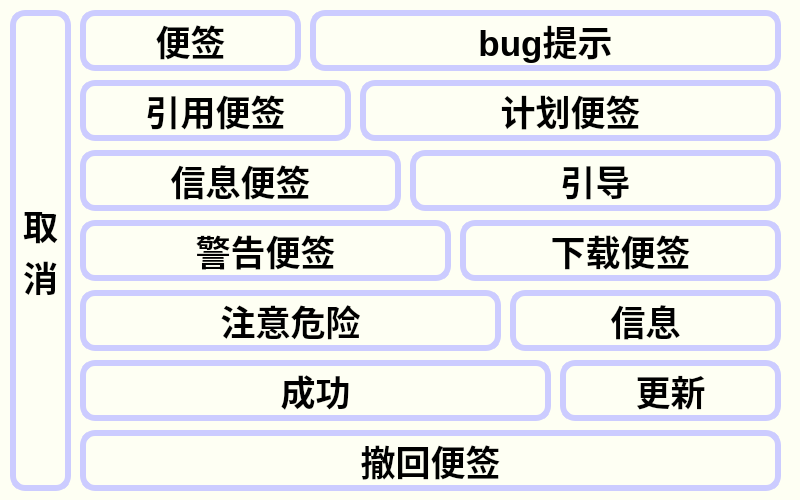
<?xml version="1.0" encoding="UTF-8"?>
<ui version="4.0">
 <class>note_block_w</class>
 <widget class="QWidget" name="note_block_w">
  <property name="geometry">
   <rect>
    <x>0</x>
    <y>0</y>
    <width>800</width>
    <height>500</height>
   </rect>
  </property>
  <property name="palette">
   <palette>
    <active>
     <colorrole role="Base">
      <brush brushstyle="SolidPattern">
       <color alpha="255">
        <red>255</red>
        <green>255</green>
        <blue>255</blue>
       </color>
      </brush>
     </colorrole>
     <colorrole role="Window">
      <brush brushstyle="SolidPattern">
       <color alpha="255">
        <red>254</red>
        <green>255</green>
        <blue>243</blue>
       </color>
      </brush>
     </colorrole>
    </active>
    <inactive>
     <colorrole role="Base">
      <brush brushstyle="SolidPattern">
       <color alpha="255">
        <red>255</red>
        <green>255</green>
        <blue>255</blue>
       </color>
      </brush>
     </colorrole>
     <colorrole role="Window">
      <brush brushstyle="SolidPattern">
       <color alpha="255">
        <red>254</red>
        <green>255</green>
        <blue>243</blue>
       </color>
      </brush>
     </colorrole>
    </inactive>
    <disabled>
     <colorrole role="Base">
      <brush brushstyle="SolidPattern">
       <color alpha="255">
        <red>254</red>
        <green>255</green>
        <blue>243</blue>
       </color>
      </brush>
     </colorrole>
     <colorrole role="Window">
      <brush brushstyle="SolidPattern">
       <color alpha="255">
        <red>254</red>
        <green>255</green>
        <blue>243</blue>
       </color>
      </brush>
     </colorrole>
    </disabled>
   </palette>
  </property>
  <property name="windowTitle">
   <string>Form</string>
  </property>
  <widget class="QPushButton" name="cancel_btn">
   <property name="geometry">
    <rect>
     <x>10</x>
     <y>10</y>
     <width>61</width>
     <height>481</height>
    </rect>
   </property>
   <property name="font">
    <font>
     <pointsize>-1</pointsize>
     <weight>75</weight>
     <bold>true</bold>
    </font>
   </property>
   <property name="cursor">
    <cursorShape>PointingHandCursor</cursorShape>
   </property>
   <property name="whatsThis">
    <string/>
   </property>
   <property name="layoutDirection">
    <enum>Qt::LeftToRight</enum>
   </property>
   <property name="styleSheet">
    <string notr="true">#cancel_btn
{
	font-weight:bold;
    border-radius: 15px;
    font-size: 35px;
    color: black;
	border:6px solid #CCCCFF;
}

#cancel_btn:hover {
    font-size: 45px;
    color: #CCCCFF;
}

#cancel_btn:pressed {
	color:black;
    background:#CCCCFF; /* 按下颜色 */
	border:6px solid black;
}</string>
   </property>
   <property name="text">
    <string>取
消</string>
   </property>
  </widget>
  <widget class="QPushButton" name="note_1">
   <property name="geometry">
    <rect>
     <x>80</x>
     <y>10</y>
     <width>221</width>
     <height>61</height>
    </rect>
   </property>
   <property name="font">
    <font>
     <pointsize>-1</pointsize>
     <weight>75</weight>
     <bold>true</bold>
    </font>
   </property>
   <property name="cursor">
    <cursorShape>PointingHandCursor</cursorShape>
   </property>
   <property name="whatsThis">
    <string/>
   </property>
   <property name="layoutDirection">
    <enum>Qt::LeftToRight</enum>
   </property>
   <property name="styleSheet">
    <string notr="true">#note_1
{
	font-weight:bold;
    border-radius: 15px;
    font-size: 35px;
    color: black;
	border:6px solid #CCCCFF;
}

#note_1:hover {
    font-size: 45px;
    color: #CCCCFF;
}

#note_1:pressed {
	color:black;
    background:#CCCCFF; /* 按下颜色 */
	border:6px solid black;
}</string>
   </property>
   <property name="text">
    <string>便签</string>
   </property>
  </widget>
  <widget class="QPushButton" name="note_2">
   <property name="geometry">
    <rect>
     <x>80</x>
     <y>80</y>
     <width>271</width>
     <height>61</height>
    </rect>
   </property>
   <property name="font">
    <font>
     <pointsize>-1</pointsize>
     <weight>75</weight>
     <bold>true</bold>
    </font>
   </property>
   <property name="cursor">
    <cursorShape>PointingHandCursor</cursorShape>
   </property>
   <property name="whatsThis">
    <string/>
   </property>
   <property name="layoutDirection">
    <enum>Qt::LeftToRight</enum>
   </property>
   <property name="styleSheet">
    <string notr="true">#note_2
{
	font-weight:bold;
    border-radius: 15px;
    font-size: 35px;
    color: black;
	border:6px solid #CCCCFF;
}

#note_2:hover {
    font-size: 45px;
    color: #CCCCFF;
}

#note_2:pressed {
	color:black;
    background:#CCCCFF; /* 按下颜色 */
	border:6px solid black;
}</string>
   </property>
   <property name="text">
    <string>引用便签</string>
   </property>
  </widget>
  <widget class="QPushButton" name="note_3">
   <property name="geometry">
    <rect>
     <x>80</x>
     <y>150</y>
     <width>321</width>
     <height>61</height>
    </rect>
   </property>
   <property name="font">
    <font>
     <pointsize>-1</pointsize>
     <weight>75</weight>
     <bold>true</bold>
    </font>
   </property>
   <property name="cursor">
    <cursorShape>PointingHandCursor</cursorShape>
   </property>
   <property name="whatsThis">
    <string/>
   </property>
   <property name="layoutDirection">
    <enum>Qt::LeftToRight</enum>
   </property>
   <property name="styleSheet">
    <string notr="true">#note_3
{
	font-weight:bold;
    border-radius: 15px;
    font-size: 35px;
    color: black;
	border:6px solid #CCCCFF;
}

#note_3:hover {
    font-size: 45px;
    color: #CCCCFF;
}

#note_3:pressed {
	color:black;
    background:#CCCCFF; /* 按下颜色 */
	border:6px solid black;
}</string>
   </property>
   <property name="text">
    <string>信息便签</string>
   </property>
  </widget>
  <widget class="QPushButton" name="note_4">
   <property name="geometry">
    <rect>
     <x>80</x>
     <y>220</y>
     <width>371</width>
     <height>61</height>
    </rect>
   </property>
   <property name="font">
    <font>
     <pointsize>-1</pointsize>
     <weight>75</weight>
     <bold>true</bold>
    </font>
   </property>
   <property name="cursor">
    <cursorShape>PointingHandCursor</cursorShape>
   </property>
   <property name="whatsThis">
    <string/>
   </property>
   <property name="layoutDirection">
    <enum>Qt::LeftToRight</enum>
   </property>
   <property name="styleSheet">
    <string notr="true">#note_4
{
	font-weight:bold;
    border-radius: 15px;
    font-size: 35px;
    color: black;
	border:6px solid #CCCCFF;
}

#note_4:hover {
    font-size: 45px;
    color: #CCCCFF;
}

#note_4:pressed {
	color:black;
    background:#CCCCFF; /* 按下颜色 */
	border:6px solid black;
}</string>
   </property>
   <property name="text">
    <string>警告便签</string>
   </property>
  </widget>
  <widget class="QPushButton" name="note_5">
   <property name="geometry">
    <rect>
     <x>80</x>
     <y>290</y>
     <width>421</width>
     <height>61</height>
    </rect>
   </property>
   <property name="font">
    <font>
     <pointsize>-1</pointsize>
     <weight>75</weight>
     <bold>true</bold>
    </font>
   </property>
   <property name="cursor">
    <cursorShape>PointingHandCursor</cursorShape>
   </property>
   <property name="whatsThis">
    <string/>
   </property>
   <property name="layoutDirection">
    <enum>Qt::LeftToRight</enum>
   </property>
   <property name="styleSheet">
    <string notr="true">#note_5
{
	font-weight:bold;
    border-radius: 15px;
    font-size: 35px;
    color: black;
	border:6px solid #CCCCFF;
}

#note_5:hover {
    font-size: 45px;
    color: #CCCCFF;
}

#note_5:pressed {
	color:black;
    background:#CCCCFF; /* 按下颜色 */
	border:6px solid black;
}</string>
   </property>
   <property name="text">
    <string>注意危险</string>
   </property>
  </widget>
  <widget class="QPushButton" name="note_6">
   <property name="geometry">
    <rect>
     <x>80</x>
     <y>360</y>
     <width>471</width>
     <height>61</height>
    </rect>
   </property>
   <property name="font">
    <font>
     <pointsize>-1</pointsize>
     <weight>75</weight>
     <bold>true</bold>
    </font>
   </property>
   <property name="cursor">
    <cursorShape>PointingHandCursor</cursorShape>
   </property>
   <property name="whatsThis">
    <string/>
   </property>
   <property name="layoutDirection">
    <enum>Qt::LeftToRight</enum>
   </property>
   <property name="styleSheet">
    <string notr="true">#note_6
{
	font-weight:bold;
    border-radius: 15px;
    font-size: 35px;
    color: black;
	border:6px solid #CCCCFF;
}

#note_6:hover {
    font-size: 45px;
    color: #CCCCFF;
}

#note_6:pressed {
	color:black;
    background:#CCCCFF; /* 按下颜色 */
	border:6px solid black;
}</string>
   </property>
   <property name="text">
    <string>成功</string>
   </property>
  </widget>
  <widget class="QPushButton" name="note_7">
   <property name="geometry">
    <rect>
     <x>310</x>
     <y>10</y>
     <width>471</width>
     <height>61</height>
    </rect>
   </property>
   <property name="font">
    <font>
     <pointsize>-1</pointsize>
     <weight>75</weight>
     <bold>true</bold>
    </font>
   </property>
   <property name="cursor">
    <cursorShape>PointingHandCursor</cursorShape>
   </property>
   <property name="whatsThis">
    <string/>
   </property>
   <property name="layoutDirection">
    <enum>Qt::LeftToRight</enum>
   </property>
   <property name="styleSheet">
    <string notr="true">#note_7
{
	font-weight:bold;
    border-radius: 15px;
    font-size: 35px;
    color: black;
	border:6px solid #CCCCFF;
}

#note_7:hover {
    font-size: 45px;
    color: #CCCCFF;
}

#note_7:pressed {
	color:black;
    background:#CCCCFF; /* 按下颜色 */
	border:6px solid black;
}</string>
   </property>
   <property name="text">
    <string>bug提示</string>
   </property>
  </widget>
  <widget class="QPushButton" name="note_8">
   <property name="geometry">
    <rect>
     <x>360</x>
     <y>80</y>
     <width>421</width>
     <height>61</height>
    </rect>
   </property>
   <property name="font">
    <font>
     <pointsize>-1</pointsize>
     <weight>75</weight>
     <bold>true</bold>
    </font>
   </property>
   <property name="cursor">
    <cursorShape>PointingHandCursor</cursorShape>
   </property>
   <property name="whatsThis">
    <string/>
   </property>
   <property name="layoutDirection">
    <enum>Qt::LeftToRight</enum>
   </property>
   <property name="styleSheet">
    <string notr="true">#note_8
{
	font-weight:bold;
    border-radius: 15px;
    font-size: 35px;
    color: black;
	border:6px solid #CCCCFF;
}

#note_8:hover {
    font-size: 45px;
    color: #CCCCFF;
}

#note_8:pressed {
	color:black;
    background:#CCCCFF; /* 按下颜色 */
	border:6px solid black;
}</string>
   </property>
   <property name="text">
    <string>计划便签</string>
   </property>
  </widget>
  <widget class="QPushButton" name="note_9">
   <property name="geometry">
    <rect>
     <x>410</x>
     <y>150</y>
     <width>371</width>
     <height>61</height>
    </rect>
   </property>
   <property name="font">
    <font>
     <pointsize>-1</pointsize>
     <weight>75</weight>
     <bold>true</bold>
    </font>
   </property>
   <property name="cursor">
    <cursorShape>PointingHandCursor</cursorShape>
   </property>
   <property name="whatsThis">
    <string/>
   </property>
   <property name="layoutDirection">
    <enum>Qt::LeftToRight</enum>
   </property>
   <property name="styleSheet">
    <string notr="true">#note_9
{
	font-weight:bold;
    border-radius: 15px;
    font-size: 35px;
    color: black;
	border:6px solid #CCCCFF;
}

#note_9:hover {
    font-size: 45px;
    color: #CCCCFF;
}

#note_9:pressed {
	color:black;
    background:#CCCCFF; /* 按下颜色 */
	border:6px solid black;
}</string>
   </property>
   <property name="text">
    <string>引导</string>
   </property>
  </widget>
  <widget class="QPushButton" name="note_10">
   <property name="geometry">
    <rect>
     <x>460</x>
     <y>220</y>
     <width>321</width>
     <height>61</height>
    </rect>
   </property>
   <property name="font">
    <font>
     <pointsize>-1</pointsize>
     <weight>75</weight>
     <bold>true</bold>
    </font>
   </property>
   <property name="cursor">
    <cursorShape>PointingHandCursor</cursorShape>
   </property>
   <property name="whatsThis">
    <string/>
   </property>
   <property name="layoutDirection">
    <enum>Qt::LeftToRight</enum>
   </property>
   <property name="styleSheet">
    <string notr="true">#note_10
{
	font-weight:bold;
    border-radius: 15px;
    font-size: 35px;
    color: black;
	border:6px solid #CCCCFF;
}

#note_10:hover {
    font-size: 45px;
    color: #CCCCFF;
}

#note_10:pressed {
	color:black;
    background:#CCCCFF; /* 按下颜色 */
	border:6px solid black;
}</string>
   </property>
   <property name="text">
    <string>下载便签</string>
   </property>
  </widget>
  <widget class="QPushButton" name="note_11">
   <property name="geometry">
    <rect>
     <x>510</x>
     <y>290</y>
     <width>271</width>
     <height>61</height>
    </rect>
   </property>
   <property name="font">
    <font>
     <pointsize>-1</pointsize>
     <weight>75</weight>
     <bold>true</bold>
    </font>
   </property>
   <property name="cursor">
    <cursorShape>PointingHandCursor</cursorShape>
   </property>
   <property name="whatsThis">
    <string/>
   </property>
   <property name="layoutDirection">
    <enum>Qt::LeftToRight</enum>
   </property>
   <property name="styleSheet">
    <string notr="true">#note_11
{
	font-weight:bold;
    border-radius: 15px;
    font-size: 35px;
    color: black;
	border:6px solid #CCCCFF;
}

#note_11:hover {
    font-size: 45px;
    color: #CCCCFF;
}

#note_11:pressed {
	color:black;
    background:#CCCCFF; /* 按下颜色 */
	border:6px solid black;
}</string>
   </property>
   <property name="text">
    <string>信息</string>
   </property>
  </widget>
  <widget class="QPushButton" name="note_12">
   <property name="geometry">
    <rect>
     <x>560</x>
     <y>360</y>
     <width>221</width>
     <height>61</height>
    </rect>
   </property>
   <property name="font">
    <font>
     <pointsize>-1</pointsize>
     <weight>75</weight>
     <bold>true</bold>
    </font>
   </property>
   <property name="cursor">
    <cursorShape>PointingHandCursor</cursorShape>
   </property>
   <property name="whatsThis">
    <string/>
   </property>
   <property name="layoutDirection">
    <enum>Qt::LeftToRight</enum>
   </property>
   <property name="styleSheet">
    <string notr="true">#note_12
{
	font-weight:bold;
    border-radius: 15px;
    font-size: 35px;
    color: black;
	border:6px solid #CCCCFF;
}

#note_12:hover {
    font-size: 45px;
    color: #CCCCFF;
}

#note_12:pressed {
	color:black;
    background:#CCCCFF; /* 按下颜色 */
	border:6px solid black;
}</string>
   </property>
   <property name="text">
    <string>更新</string>
   </property>
  </widget>
  <widget class="QPushButton" name="note_13">
   <property name="geometry">
    <rect>
     <x>80</x>
     <y>430</y>
     <width>701</width>
     <height>61</height>
    </rect>
   </property>
   <property name="font">
    <font>
     <pointsize>-1</pointsize>
     <weight>75</weight>
     <bold>true</bold>
    </font>
   </property>
   <property name="cursor">
    <cursorShape>PointingHandCursor</cursorShape>
   </property>
   <property name="whatsThis">
    <string/>
   </property>
   <property name="layoutDirection">
    <enum>Qt::LeftToRight</enum>
   </property>
   <property name="styleSheet">
    <string notr="true">#note_13
{
	font-weight:bold;
    border-radius: 15px;
    font-size: 35px;
    color: black;
	border:6px solid #CCCCFF;
}

#note_13:hover {
    font-size: 45px;
    color: #CCCCFF;
}

#note_13:pressed {
	color:black;
    background:#CCCCFF; /* 按下颜色 */
	border:6px solid black;
}</string>
   </property>
   <property name="text">
    <string>撤回便签</string>
   </property>
  </widget>
 </widget>
 <resources/>
 <connections/>
</ui>
